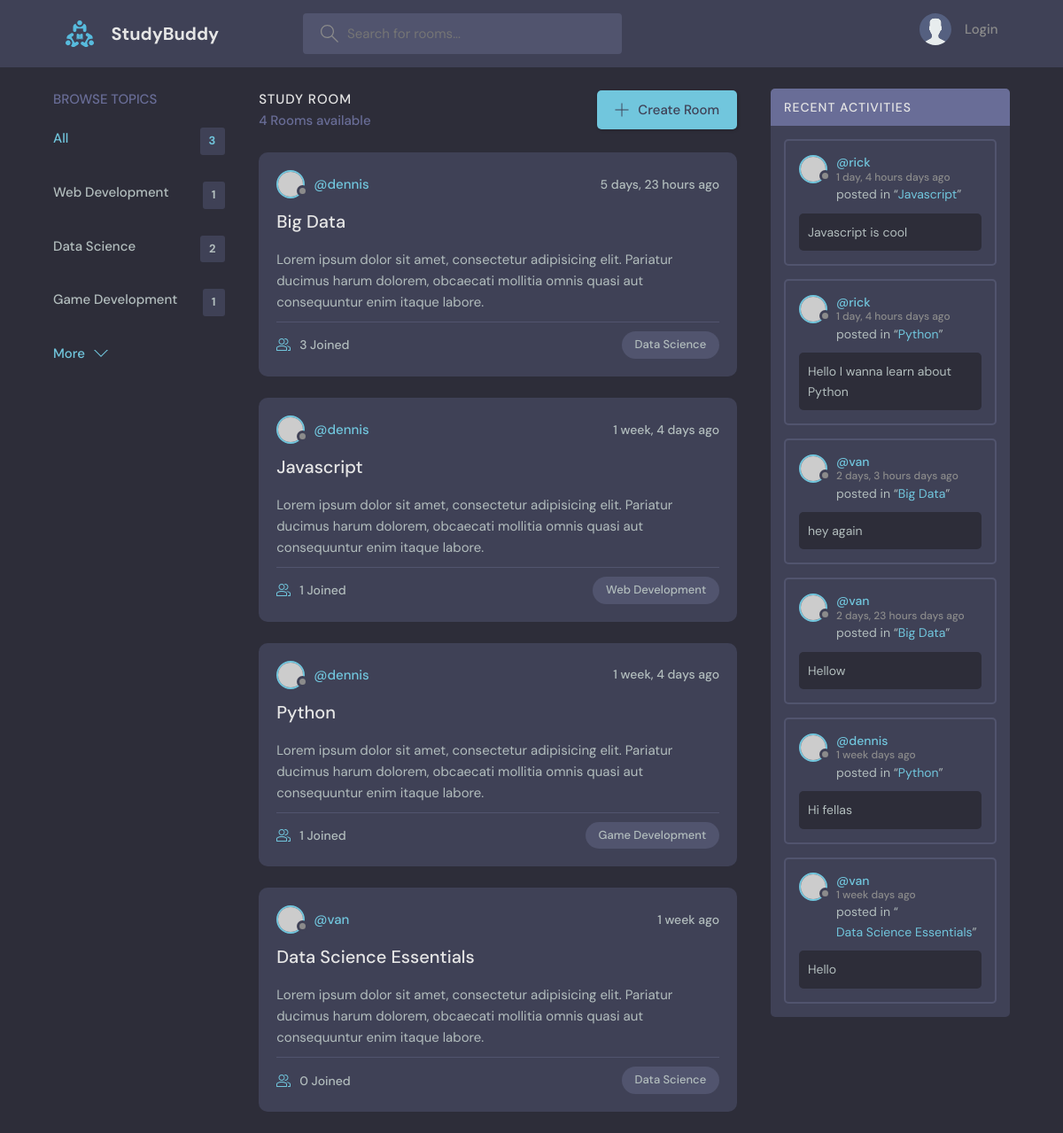
The page / on the database its author committed.
### base/models.py (models this page shows, shortened)
class Topic(models.Model):
    name = models.CharField(max_length=200)

class Room(models.Model):
    host = models.ForeignKey(User, on_delete=models.SET_NULL, null=True)
    topic = models.ForeignKey(Topic, on_delete=models.SET_NULL, null=True)
    name = models.CharField(max_length=200)
    description = models.TextField(null=True)
    participants = models.ManyToManyField(User, related_name='participants', blank=True)
    updated = models.DateTimeField(auto_now=True)
    created = models.DateTimeField(auto_now_add=True)
    def __str__(self):
        return self.name
    class Meta:
        ordering = ['-updated', '-created']

class Message(models.Model):
    user = models.ForeignKey(User, on_delete=models.CASCADE)
    room = models.ForeignKey(Room, on_delete=models.CASCADE)
    body = models.TextField()
    updated = models.DateTimeField(auto_now=True)
    created = models.DateTimeField(auto_now_add=True)
    class Meta:
        ordering = ['-updated', '-created']

### base/views.py (the view)
# urls.py: 2. Add a URL to urlpatterns:  path('', views.home, name='home')
def home(request):
    q = request.GET.get('q') if request.GET.get('q') != None else ''
    rooms = Room.objects.filter(
        Q(topic__name__icontains=q) |
        Q(name__icontains=q)|
        Q(description__icontains=q)
    )
    topics = Topic.objects.all()
    room_count = rooms.count()
    room_messages = Message.objects.filter(Q(room__topic__name__icontains=q))
    context = {"rooms": rooms, "topics": topics, "room_count": room_count, "room_messages": room_messages}
    return render (request, 'base/home.html', context)

### base/templates/base/home.html (shortened to what this page needs)
{% extends 'main.html' %}
{% block content %}
    <main class="layout layout--3">
      <div class="container">
        {% include 'base/topics_component.html' %}
        <div class="roomList">
          <div class="roomList__header">
            <div>
              <h2>Study Room</h2>
              <p>{{room_count}} Rooms available</p>
            </div>
            <a class="btn btn--main" href="{% url 'create-room' %}">
              <svg version="1.1" xmlns="http://www.w3.org/2000/svg" width="32" height="32" viewBox="0 0 32 32">
                <title>add</title>
                <path
                  d="M16.943 0.943h-1.885v14.115h-14.115v1.885h14.115v14.115h1.885v-14.115h14.115v-1.885h-14.115v-14.115z"
                ></path>
              </svg>
              Create Room
            </a>
          </div>
          {% include 'base/feed_component.html' %}
        </div>
       {% include 'base/activity_component.html' %}
      </div>
    </main>
{% endblock content %}

### base/templates/base/topics_component.html
<div class="topics">
    <div class="topics__header">
      <h2>Browse Topics</h2>
    </div>
    <ul class="topics__list">
      <li>
        <a href="{% url 'home' %}" class="active">All <span>{{topics.count}}</span></a>
      </li>
      {% for topic in topics %}
      <li>
        <a href="{%  url 'home' %}?q={{topic.name}}">{{topic.name}} <span>{{topic.room_set.all.count}}</span></a>
      </li>
      {% endfor %}
    </ul>
    <a class="btn btn--link" href="topics.html">
      More
      <svg version="1.1" xmlns="http://www.w3.org/2000/svg" width="32" height="32" viewBox="0 0 32 32">
        <title>chevron-down</title>
        <path d="M16 21l-13-13h-3l16 16 16-16h-3l-13 13z"></path>
      </svg>
    </a>
  </div>

### base/templates/base/feed_component.html (shortened to what this page needs)
{% for room in rooms %}
    <div class="roomListRoom">
        <div class="roomListRoom__header">
            <a href="{% url 'user-profile' room.host.id %}" class="roomListRoom__author">
                <div class="avatar avatar--small">
                <img src="https://randomuser.me/api/portraits/women/11.jpg" />
                </div>
                <span>@{{room.host.username}}</span>
            </a>
            <div class="roomListRoom__actions">
                <span>{{room.created|timesince}} ago</span>
            </div>
        </div>
        <div class="roomListRoom__content">
            <a href ="{% url 'room' room.id %}">{{room.name}}</a>
            <p>
            Lorem ipsum dolor sit amet, consectetur adipisicing elit. Pariatur ducimus harum dolorem, obcaecati
            mollitia omnis quasi aut consequuntur enim itaque labore.
            </p>
        </div>
        <div class="roomListRoom__meta">
        <a href="{% url 'room' room.id %}" class="roomListRoom__joined">
            {{room.participants.all.count}} Joined
        </a>
        <p class="roomListRoom__topic">{{room.topic.name}}</p>
        </div>
    </div>
{% endfor %}

### base/templates/base/activity_component.html (shortened to what this page needs)
<div class="activities">
        <div class="activities__header">
          <h2>Recent Activities</h2>
        </div>
        {% for message in room_messages %}
        <div class="activities__box">
          <div class="activities__boxHeader roomListRoom__header">
            <a href="{% url 'user-profile' message.user.id %}" class="roomListRoom__author">
              <div class="avatar avatar--small">
                <img src="https://randomuser.me/api/portraits/women/11.jpg" />
              </div>
              <p>
                @{{message.user}}
                <span>{{message.created|timesince}} days ago</span>
              </p>
            </a>
          </div>
          <div class="activities__boxContent">
            <p>posted in “<a href="{% url 'room' message.room.id %}">{{message.room}}</a>”</p>
            <div class="activities__boxRoomContent">
              {{message.body}}
            </div>
          </div>
        </div>
        {% endfor %}
      </div>

### rows shown on the page
Topic: name "Web Development", room_set.all.count "1"
Topic: name "Data Science", room_set.all.count "2"
Topic: name "Game Development", room_set.all.count "1"
Room: host.username "dennis", created "5 days, 23 hours", name "Big Data", participants.all.count "3", topic.name "Data Science"
Room: host.username "dennis", created "1 week, 4 days", name "Javascript", participants.all.count "1", topic.name "Web Development"
Room: host.username "dennis", created "1 week, 4 days", name "Python", participants.all.count "1", topic.name "Game Development"
Room: host.username "van", created "1 week", name "Data Science Essentials", participants.all.count "0", topic.name "Data Science"
Message: user "rick", created "1 day, 4 hours", room "Javascript", body "Javascript is cool"
Message: user "rick", created "1 day, 4 hours", room "Python", body "Hello I wanna learn about Python"
Message: user "van", created "2 days, 3 hours", room "Big Data", body "hey again"
Message: user "van", created "2 days, 23 hours", room "Big Data", body "Hellow"
Message: user "dennis", created "1 week", room "Python", body "Hi fellas"
Message: user "van", created "1 week", room "Data Science Essentials", body "Hello"

### other values the page prints
{{ topics.count }} "3"
{{ room_count }} "4"
